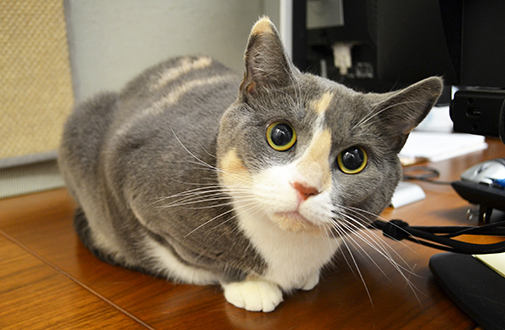
#> input picture ClassWork/CW4/Cat.jpg, 505 x 330 px
$ python Main.py   (older library calls are emulated)
#> lines starting #> are read from the running program, lines starting #| are printed output that depends on the picture
### ClassWork/CW4/Debugging.py
import numpy as np
import cv2
from matplotlib import pyplot as plt


def normalizeImage(img):
    img = img - np.min(img)
    img = np.round(img * 255 / np.max(img))
    return np.uint8(img)


def doSomething():
    img = cv2.imread('Cat.jpg')
#> img is the input picture: shape (330, 505, 3); mean B, G, R 82.1, 105.3, 122.9
    b, g, r = cv2.split(img)
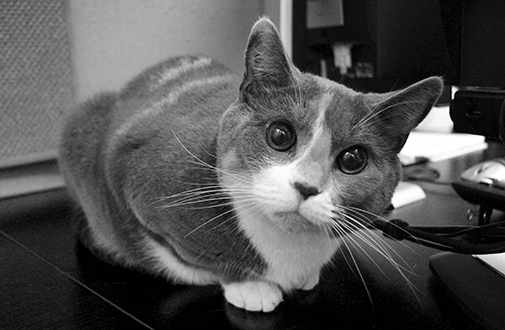
#> b: shape (330, 505); min 0, max 255, mean 82.1
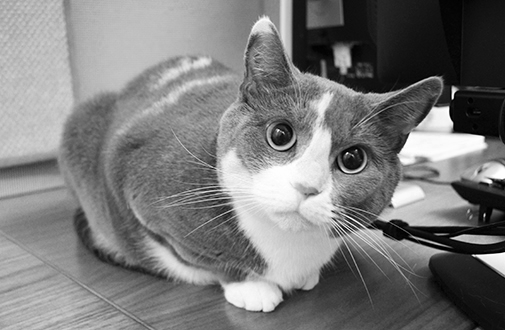
#> r: shape (330, 505); min 0, max 255, mean 122.9

    PixelsPerWave = 10

    WaveSize = 2.0 * np.pi / PixelsPerWave
    m, n = g.shape
#> m = 330; n = 505
    cm = np.int(m / 2)
#> cm = 165
    cn = np.int(n / 2)
#> cn = 252

    WaveMat = np.zeros([m, n])
    for i in range(m):
        for j in range(n):
            WaveMat[i, j] = np.sin(np.sqrt((cm - i) ** 2 + (j - cn) ** 2) * WaveSize)
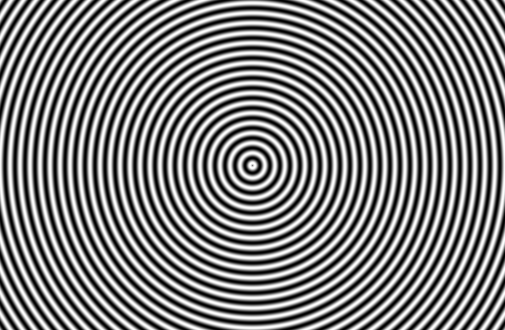
#> WaveMat: shape (330, 505) float64; min -1, max 1, mean 0.00111; drawn with min black and max white

    ImMat = ((WaveMat + 1.0) / 2.0)
    WaveB = np.float64(b) * ImMat
    WaveG = np.float64(g) * ImMat
    WaveR = np.float64(r) * ImMat
    WaveImage = cv2.merge((WaveR, WaveG, WaveB))

    BFreq = np.fft.fftshift(np.fft.fft(b)) * ImMat
    GFreq = np.fft.fftshift(np.fft.fft(g)) * ImMat
    RFreq = np.fft.fftshift(np.fft.fft(r)) * ImMat

    WeveFreqB = np.absolute(np.fft.ifft(np.fft.ifftshift(BFreq)))
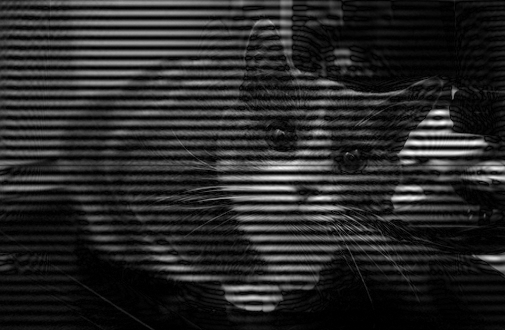
#> WeveFreqB: shape (330, 505) float64; min 0.000172, max 273.6, mean 43.5; drawn with min black and max white
    WeveFreqG = np.absolute(np.fft.ifft(np.fft.ifftshift(GFreq)))
    WeveFreqR = np.absolute(np.fft.ifft(np.fft.ifftshift(RFreq)))

    WaveFreqImage = cv2.merge((normalizeImage(WeveFreqR), normalizeImage(WeveFreqG), normalizeImage(WeveFreqB)))
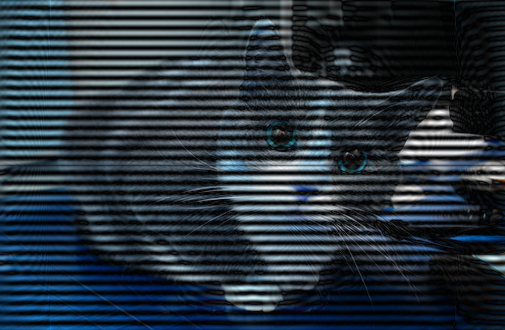
#> WaveFreqImage: shape (330, 505, 3); mean of channels 0, 1, 2 61.5, 51.9, 40.6; drawn as B, G, R

    plt.figure(1)
    plt.subplot(222)
    plt.title('2D Sin')
    plt.imshow(normalizeImage(ImMat * 255))
    plt.axis('off')
    plt.subplot(221)
    plt.title('Image')
    plt.imshow(cv2.cvtColor(img, cv2.COLOR_BGR2RGB))
    plt.axis('off')
    plt.subplot(223)
    plt.title('Product Image*Sin')
    plt.imshow(normalizeImage(WaveImage))
#> in normalizeImage (call 5), `img = np.round(img * 255 / np.max(img))`:
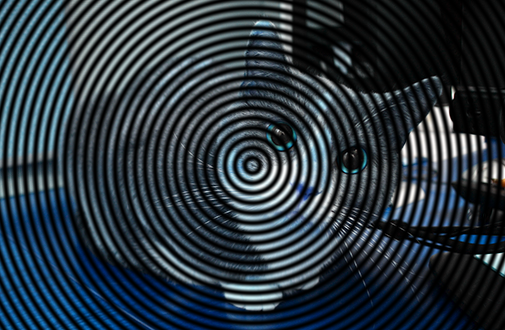
#> img: shape (330, 505, 3) float64; mean of channels 0, 1, 2 61.5, 52.7, 41.1; drawn as B, G, R
    plt.axis('off')
    plt.subplot(224)
    plt.title('Product ImFrequency*Sin')
    plt.imshow(WaveFreqImage)
    plt.axis('off')
    plt.show()
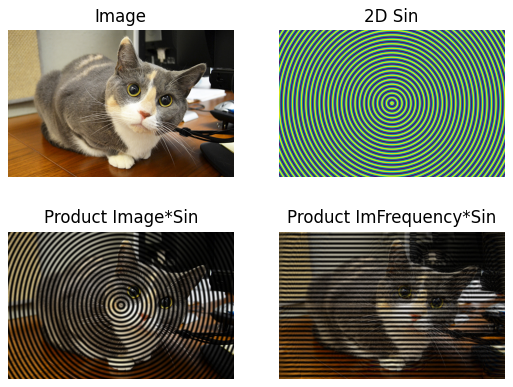
#> figure drawn by matplotlib, 4 panels

### ClassWork/CW4/Main.py
__author__ = "Haim Adrian"

import matplotlib

# Do it to see a new window when calling plt.show, and not within PyCharm.
matplotlib.use('TkAgg')
from Functions import *


# [62 lines left out: functions ex1Test, ex1, ex2, not called in this run]


def ex3():
    img, masked = someMask()
    myHistPlot(cv2.cvtColor(img, cv2.COLOR_BGR2GRAY), cv2.cvtColor(masked, cv2.COLOR_BGR2GRAY))


# [24 lines left out: function ex4, not called in this run]


def ex5():
    # exec(open('Debugging.py').read())
    import Debugging as db
    db.doSomething()
    print()


# [5 lines of commented-out code are left out]
ex5()
